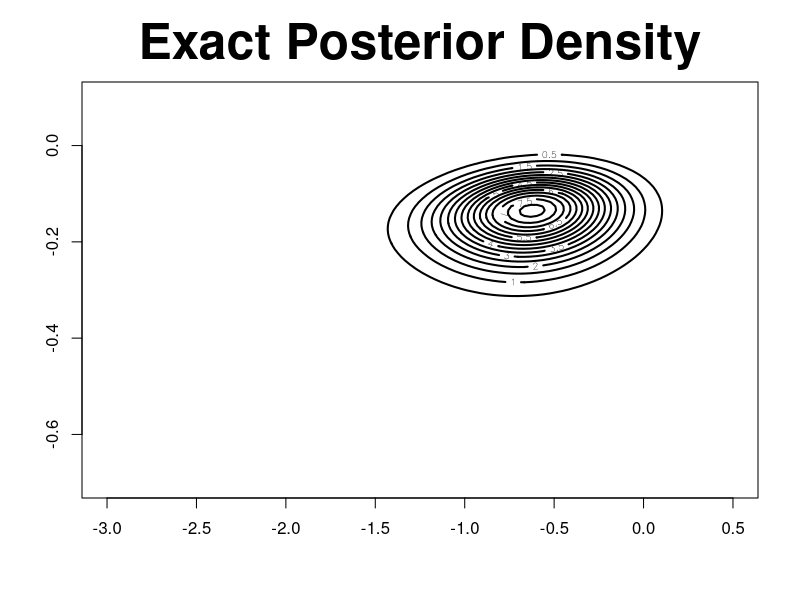

R code for this plot: (Note: this script raises an error after producing the figure.)
###############################################################################

rawdata <- matrix(c(1, 53,
                    1, 57,
                    1, 58,
                    1, 63,
                    0, 66,
                    0, 67,
                    0, 67,
                    0, 67,
                    0, 68,
                    0, 69,
                    0, 70,
                    0, 70,
                    1, 70,
                    1, 70,
                    0, 72,
                    0, 73,
                    0, 75,
                    1, 75,
                    0, 76,
                    0, 76,
                    0, 78,
                    0, 79,
                    0, 81),23,2,byrow=T)

w <- rawdata[,1]
s <- rawdata[,2]

vy <- w
n  <- length(vy)
mX <- cbind(rep(1,n),s-mean(s))
d  <- ncol(mX)
mSigma     <- diag(1.0E4,d)
mSigma.inv <- diag(1.0E-4,d)

res.glm <- glm(vy~-1+mX,family=binomial(link=probit))
summary(res.glm)

###############################################################################

trapint2D <- function(xgrid, ygrid, fgrid) 
{
  ng1   <- length(xgrid)
  ng2   <- length(ygrid)
  area <- 0   
  for (i in 2:ng1) {
    for (j in 2:ng2) {
      area <- area + (xgrid[i] - xgrid[i-1])*(ygrid[j] - ygrid[j-1])*(fgrid[i,j] + fgrid[i-1,j] + fgrid[i,j-1] + fgrid[i-1,j-1])/4
    }
  }
  return(area)
}

djointLMM <- function(u,v,vy,mX,mSigma.inv) {
  log.f <- matrix(0,length(u),length(v))
  for (i in 1:length(u)) {
    for (j in 1:length(v)) {
      vtheta <- matrix(c(u[i],v[j]))
      veta <- mX%*%vtheta
      log.f[i,j] <- sum(vy*pnorm(veta, log.p=TRUE) + (1-vy)*pnorm(veta, lower.tail=FALSE, log.p=TRUE)) - 0.5*t(vtheta)%*%mSigma.inv%*%vtheta
    }
  }
  f <- exp(log.f - max(log.f))
  area <- trapint2D(u,v,f) 
  return(f/area)
}

u <- seq(-3,0.5,,100)
v <- seq(-0.7,0.1,,100)

f <- djointLMM(u,v,vy,mX,mSigma.inv)
levels <- pretty(range(f),12)

contour(u,v,f,levels=levels,lwd=2,main="Exact Posterior Density",cex.main=3)

ans <- readline()

###############################################################################

library(mvtnorm)

fast.f <- function(mTheta,vy,mX,mSigma) 
{
  N <- nrow(mTheta)
  n <- length(vy)
  mY <- matrix(vy,n,N)
  vEta <- mX%*%t(mTheta)
  
  #vy*pnorm(veta, log.p=TRUE) + (1-vy)*pnorm(veta, lower.tail=FALSE, log.p=TRUE)
  log.vp <- matrix(1,1,n)%*%(vy*pnorm(vEta, log.p=TRUE) + (1-vy)*pnorm(vEta, lower.tail=FALSE, log.p=TRUE)) + dmvnorm(mTheta,sigma=mSigma,log=TRUE)
  return(log.vp)
} 

###############################################################################

ImportanceSampling <- function(N,vmu,mLambda,nu,vy,mX,mSigma,EPS) 
{
  MAXITER <- 10000000
  log.vq <- c()
  log.vp <- c()
  for (ITER in 1:MAXITER) 
  {
    mZ <- rmvt(N, delta=as.vector(vmu), sigma=mLambda, df = nu, type = "shifted")
    log.vq.new <- dmvt(mZ, delta=as.vector(vmu), sigma=mLambda, df = nu, log=TRUE, type = "shifted")
    log.vp.new <- as.vector(fast.f(mZ,vy,mX,mSigma)) 
    log.vq <- c(log.vq,log.vq.new)
    log.vp <- c(log.vp,log.vp.new)				
    vw <- exp(log.vp - log.vq)
    N <- length(vw)
    I.hat <- mean(vw)
    se <- sqrt(var(vw)/length(vw))
    print(c(ITER,N,I.hat,se))
    if (se<EPS) {
      break;
    }
  }
  return(list(I.hat=I.hat,se=se,vw=vw))
}

fast.f2 <- function(mult, mTheta,vy,vr,mX,mSigma) 
{
  N <- nrow(mTheta)
  n <- length(vy)
  mY <- matrix(vy,n,N)
  vEta <- mX%*%t(mTheta)
  
  #vy*pnorm(veta, log.p=TRUE) + (1-vy)*pnorm(veta, lower.tail=FALSE, log.p=TRUE)
  #log.vp <- matrix(1,1,n)%*%(vy*pnorm(vEta, log.p=TRUE) + (1-vy)*pnorm(vEta, lower.tail=FALSE, log.p=TRUE)) + dmvnorm(mTheta,sigma=mSigma,log=TRUE)

  # Log-likelihood pertaining to vbeta and vu
  veta = mC%*%mTheta  
  log.vp <- t(vy*vr)%*%veta - t(vr)%*%exp(veta) - sum(lgamma(vy+1)) + dmvnorm(mTheta,sigma=mSigma,log=TRUE)
  
  # Prior
  mSigma.vbeta = solve(mult$mSigma.beta.inv)
  mSigma.vu = solve(mult$mSigma.u.inv)
  log.vp <- log.vp + dmvnorm(vtheta, blockDiag(mSigma.vbeta, mSigma.vu), log=TRUE)
  
  return(log.vp)
} 

mcmc.multivariate <- function(mult)
{
  m = ncol(mult$mZ)
  rho = rbeta(mult$alpha_rho + sum(vr), mult$beta_rho + n - sum(vr))
  veta = -exp(mult$mX%*%vbeta + mult$mZ%*%vu) + logit(rho)
  vr = rbinom(expit(veta))
  sigma2_u = 1/rgamma(mult$alpha_sigma2_u + m/2, mult$beta_sigma2_u + 0.5*sum(vu)^2 + 0.5*tr(mLambda[u_idx, u_idx]))
}

###############################################################################
mcmc <- function(mult)
{
	with(mult,
	{
		# FIXME: What will you do about vbeta and vu?
		# Rather than do it RWMH in a loop, do one iteration? I don't see any reason why this
		# shouldn't eventually converge.
		rho <- rbeta(alpha_rho + sum(vr), beta_rho + n - sum(vr))
		veta <- -exp(mX%*%vbeta + mZ%*%vu) + logit(rho)
		vr <- rbinom(expit(veta))
		sigma2_u <- 1/rgamma(alpha_sigma2_u + m/2, beta_sigma2_u + 0.5*sum(vu^2) + 0.5*tr(mLambda[u_idx, u_idx]))
	})
}

###############################################################################

NormalisedImportanceSampling <- function(N,vmu,mLambda,nu,vy,mX,mSigma) 
{
  log.vq <- c()
  log.vp <- c()
  
  mZ <- rmvt(N, delta=as.vector(vmu), sigma=mLambda, df = nu, type = "shifted")
  log.vq <- dmvt(mZ, delta=as.vector(vmu), sigma=mLambda, df = nu, log=TRUE, type = "shifted")
  log.vp <- as.vector(fast.f(mZ,vy,mX,mSigma)) 
  
  vw <- exp(log.vp - log.vq)
  vw <- vw/sum(vw)
  
  EXPECTED.VAL <- apply(t(mZ)*vw,1,sum)
  
  return(list(EXPECTED.VAL=EXPECTED.VAL))
}

###############################################################################

LaplaceApproxPosterior <- function(vy,mX,mSigma.inv) 
{
  n <- length(vy)
  d <- ncol(mX)
  vtheta <- matrix(0,d,1)
  for (ITER in 1:1000) 
  {
    #vmu <- 1/(1+exp(-mX%*%vtheta))
    #vmu <- pnorm(mX%*%vtheta)
    vg <- t(mX)%*%(vy - vmu) - mSigma.inv%*%vtheta
    mH <- - t(mX*as.vector(vmu*(1 - vmu)))%*%mX - mSigma.inv
    vtheta <- vtheta - solve(mH)%*%vg
    err <- max(abs(vg))
    if (err<1.0E-6) {
      break;
    }
    print(c(ITER,err))
  }
  return(list(vtheta=vtheta,mLambda=solve(-mH)))
}


###############################################################################

res.lap <- LaplaceApproxPosterior(vy,mX,mSigma.inv) 

vmu     <- res.lap$vtheta
mLambda <- res.lap$mLambda
nu      <- 8
EPS     <- 1.0E-12
N       <- 1000

res.is <- ImportanceSampling(N,vmu,mLambda,nu,vy,mX,mSigma,EPS) 

plot(density(res.is$vw))


res.nis <- NormalisedImportanceSampling(100*length(res.is$vw),vmu,mLambda,nu,vy,mX,mSigma) 
